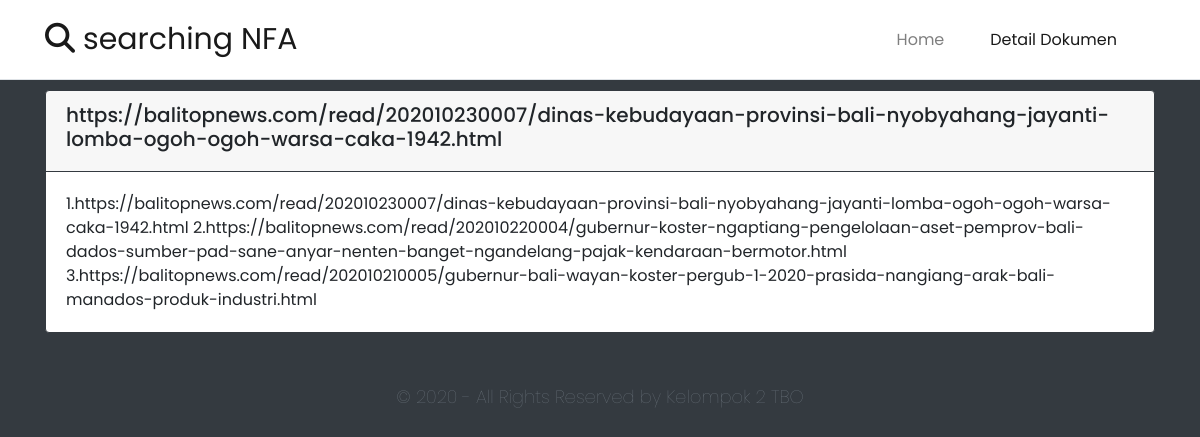
Screenshot of /detail.php?id=1 with the database file from the repository.
### tables this page shows
CREATE TABLE `dokumen` (
  `id` int(255) NOT NULL,
  `judul` varchar(255) NOT NULL,
  `isi` text NOT NULL
);

### detail.php (the view, shortened to what this page needs)
<?php
$db = new mysqli("localhost", "root", "", "db_dokumen");
$id = $_GET['id'];
$query = "SELECT judul, isi FROM dokumen WHERE id=" . $id;
$result = $db->query($query);
$result = $result->fetch_assoc();
?>
<!DOCTYPE html>
<html lang="en">
<head>
    <link rel="stylesheet" href="https://unpkg.com/aos@next/dist/aos.css" />
    <link rel="stylesheet" href="home.css">
    <link rel="stylesheet" href="https://cdn.jsdelivr.net/npm/bootstrap@4.5.3/dist/css/bootstrap.min.css">
</head>
<body class="bg-dark">
    <nav class="navbar navbar-expand-lg navbar-light bg-white border-bottom">
        <div class="container">
            <a class="navbar-brand" href="#"><i class="fas fa-search"></i>&nbsp;searching NFA</a>
            <div class="collapse navbar-collapse" id="navbarNav">
                <ul class="navbar-nav ml-auto">
                    <li class="nav-item">
                        <span role="button" class="nav-link" onclick="document.location='index.php'">Home</span>
                    </li>
                    <li class="nav-item active">
                        <span role="button" class="nav-link" onclick="document.location='#'">Detail Dokumen</span>
                    </li>
                </ul>
            </div>
        </div>
    </nav>
    <div class="container" style="margin-top: 10px;" data-aos="fade-up" data-aos-duration="2000">
        <div class="card border-dark mb-3">
            <div class="card-header bg-lavender border-dark">
                <h5><?= $result['judul'] ?></h5>
            </div>
            <div class="card-body">
                <p class="card-text"><?= $result['isi'] ?></p>
            </div>
        </div>
    </div>
    <div class="footer">
        <p class="text-secondary">&copy; 2020 - All Rights Reserved by Kelompok 2 TBO</p>
    </div>
</body>
</html>

### home.css (style rules this page uses)
@media (min-width: 992px) { body, * { font-family: 'Poppins', sans-serif; } }
@media (min-width: 992px) { .navbar { height: 80px !important; } }
@media (min-width: 992px) { .navbar-brand { font-size: 25px !important; } }
@media (min-width: 992px) { .nav-item { padding-right: 30px; } }
.navbar-brand { font-size: 30px !important; font-weight: 400 !important; }
.footer { width: 100%; height: 60px; margin-top: 50px; }
.footer p { font-size: 18px; text-align: center; font-weight: lighter; padding: 0; margin: 0; }

### rows the page displays
dokumen: judul "https://balitopnews.com/read/202010230007/dinas-kebudayaan-provinsi-bali-nyobyahang-jayanti-lomba-ogoh-ogoh-warsa-caka-1942.html", isi "1.https://balitopnews.com/read/202010230007/dinas-kebudayaan-provinsi-bali-nyobyahang-jayanti-lomba-ogoh-ogoh-warsa-caka-1942.html 2.https://balitopnews.com/read/202010220004/gubernur-koster-ngaptiang-pengelolaan-aset-pemprov-bali-dados-sumber-pad-sane-anyar-nenten-banget-ngandelang-pajak-kendaraan-bermotor.html 3.https://balitopnews.com/read/202010210005/gubernur-bali-wayan-koster-pergub-1-2020-prasida-nangiang-arak-bali-manados-produk-industri.html"
